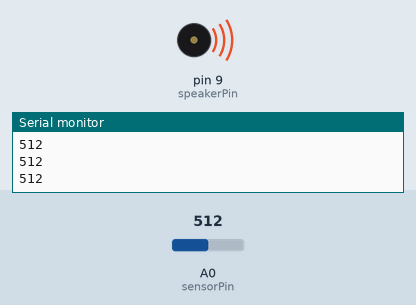
This sketch was run on a simulated Arduino Uno, built with avr-gcc and run on an emulated ATmega328P. Shown: buzzer (waves = sounding), the last lines printed to the serial monitor. The inputs (shaded band) are chosen by the test bench; at power-on: A0 (sensorPin) = 512.

Above: at 1.2 s.
1.3 s: A0 (sensorPin) set to 0
At 2.4 s:
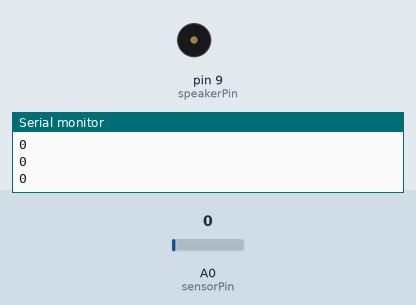
2.8 s: A0 (sensorPin) set to 122
At 3.7 s:
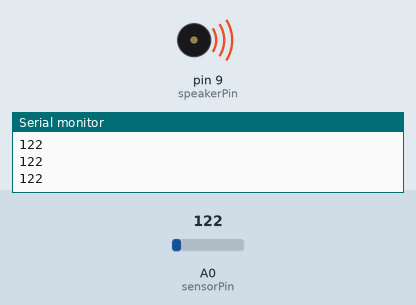
Timing chart, 0 to 5.8 s (numbered marks = the images above; inputs shaded):
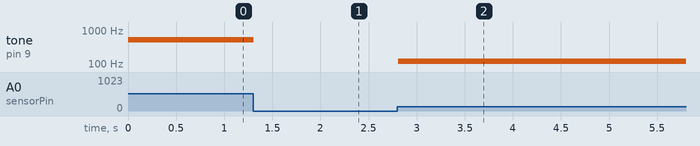

The sketch:

FotoPiano.ino
```cpp
int sensorPin = 0;
int speakerPin = 9;

void setup() {
  Serial.begin(9600);
}

void loop() {
  Serial.println(analogRead(sensorPin));
  tone(speakerPin,analogRead(sensorPin));
  delay(20);
}
```

Measured:
- after the input at 1.3 s, tone on pin 9 (speakerPin): 512 Hz → silent at once
- after the input at 2.8 s, tone on pin 9 (speakerPin): silent → 122 Hz at once
